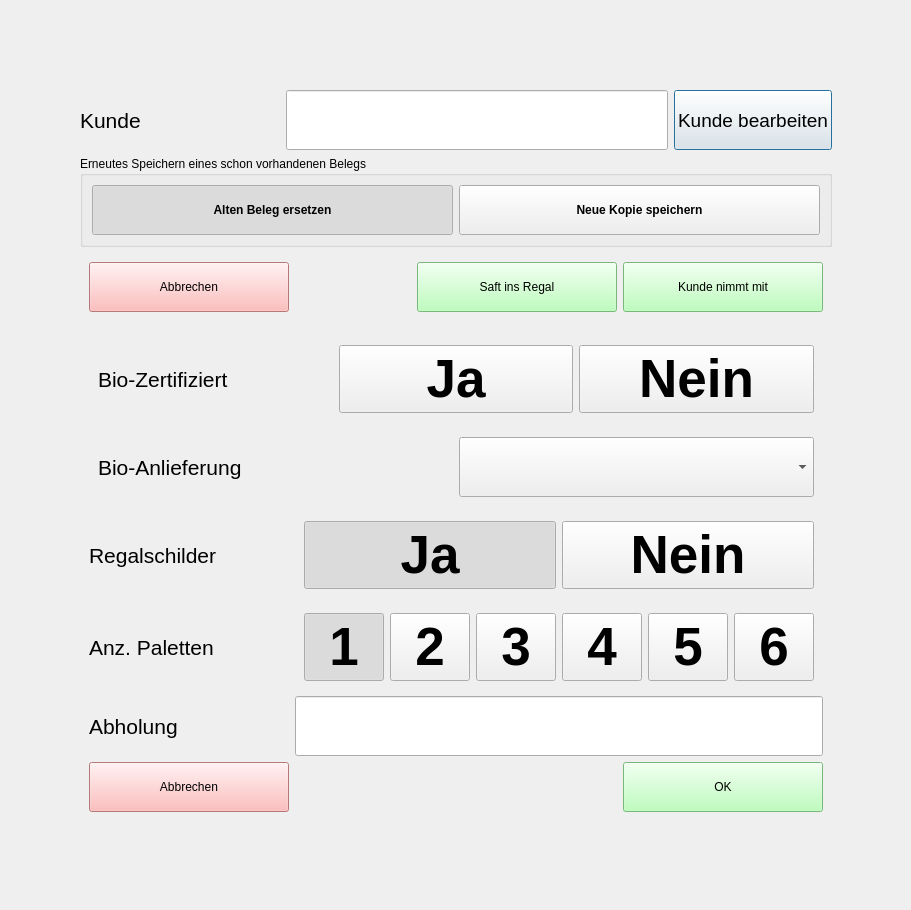
<?xml version="1.0" encoding="UTF-8"?>
<ui version="4.0">
 <class>SpeichernDialog</class>
 <widget class="QDialog" name="SpeichernDialog">
  <property name="geometry">
   <rect>
    <x>0</x>
    <y>0</y>
    <width>911</width>
    <height>910</height>
   </rect>
  </property>
  <property name="windowTitle">
   <string>Beleg speichern</string>
  </property>
  <property name="modal">
   <bool>true</bool>
  </property>
  <layout class="QGridLayout" name="gridLayout_3">
   <item row="0" column="1">
    <spacer name="verticalSpacer_2">
     <property name="orientation">
      <enum>Qt::Vertical</enum>
     </property>
     <property name="sizeHint" stdset="0">
      <size>
       <width>20</width>
       <height>12</height>
      </size>
     </property>
    </spacer>
   </item>
   <item row="1" column="0">
    <spacer name="horizontalSpacer_2">
     <property name="orientation">
      <enum>Qt::Horizontal</enum>
     </property>
     <property name="sizeHint" stdset="0">
      <size>
       <width>62</width>
       <height>20</height>
      </size>
     </property>
    </spacer>
   </item>
   <item row="1" column="1" colspan="2">
    <layout class="QVBoxLayout" name="verticalLayout">
     <item>
      <layout class="QHBoxLayout" name="horizontalLayout_3">
       <item>
        <widget class="QLabel" name="label_kundenname">
         <property name="sizePolicy">
          <sizepolicy hsizetype="Preferred" vsizetype="Fixed">
           <horstretch>0</horstretch>
           <verstretch>0</verstretch>
          </sizepolicy>
         </property>
         <property name="minimumSize">
          <size>
           <width>200</width>
           <height>60</height>
          </size>
         </property>
         <property name="font">
          <font>
           <pointsize>16</pointsize>
          </font>
         </property>
         <property name="autoFillBackground">
          <bool>true</bool>
         </property>
         <property name="text">
          <string>Kunde</string>
         </property>
        </widget>
       </item>
       <item>
        <widget class="QLineEdit" name="input_kundenname">
         <property name="minimumSize">
          <size>
           <width>0</width>
           <height>60</height>
          </size>
         </property>
         <property name="font">
          <font>
           <pointsize>24</pointsize>
           <weight>75</weight>
           <bold>true</bold>
          </font>
         </property>
         <property name="text">
          <string/>
         </property>
         <property name="readOnly">
          <bool>true</bool>
         </property>
        </widget>
       </item>
       <item>
        <widget class="QPushButton" name="button_kundendaten">
         <property name="minimumSize">
          <size>
           <width>0</width>
           <height>60</height>
          </size>
         </property>
         <property name="font">
          <font>
           <pointsize>14</pointsize>
          </font>
         </property>
         <property name="text">
          <string>Kunde bearbeiten</string>
         </property>
         <property name="icon">
          <iconset>
           <normaloff>../icons/pencil.png</normaloff>../icons/pencil.png</iconset>
         </property>
        </widget>
       </item>
      </layout>
     </item>
     <item>
      <widget class="QGroupBox" name="groupBox_ersetzen">
       <property name="title">
        <string>Erneutes Speichern eines schon vorhandenen Belegs</string>
       </property>
       <layout class="QHBoxLayout" name="horizontalLayout_2">
        <item>
         <widget class="QPushButton" name="button_ersetzen">
          <property name="minimumSize">
           <size>
            <width>0</width>
            <height>50</height>
           </size>
          </property>
          <property name="font">
           <font>
            <weight>75</weight>
            <bold>true</bold>
           </font>
          </property>
          <property name="text">
           <string>Alten Beleg ersetzen</string>
          </property>
          <property name="checkable">
           <bool>true</bool>
          </property>
          <property name="checked">
           <bool>true</bool>
          </property>
          <property name="autoExclusive">
           <bool>true</bool>
          </property>
         </widget>
        </item>
        <item>
         <widget class="QPushButton" name="button_neuSpeichern">
          <property name="minimumSize">
           <size>
            <width>0</width>
            <height>50</height>
           </size>
          </property>
          <property name="font">
           <font>
            <weight>75</weight>
            <bold>true</bold>
           </font>
          </property>
          <property name="text">
           <string>Neue Kopie speichern</string>
          </property>
          <property name="checkable">
           <bool>true</bool>
          </property>
          <property name="autoExclusive">
           <bool>true</bool>
          </property>
         </widget>
        </item>
       </layout>
      </widget>
     </item>
     <item>
      <widget class="QWidget" name="widget_regal" native="true">
       <layout class="QHBoxLayout" name="horizontalLayout_5">
        <item>
         <layout class="QHBoxLayout" name="layout_regal_2">
          <item>
           <widget class="QPushButton" name="button_abbrechen1">
            <property name="minimumSize">
             <size>
              <width>200</width>
              <height>50</height>
             </size>
            </property>
            <property name="styleSheet">
             <string notr="true">border-color: red; background-color: #faa;</string>
            </property>
            <property name="text">
             <string>Abbrechen</string>
            </property>
           </widget>
          </item>
          <item>
           <spacer name="horizontalSpacer">
            <property name="orientation">
             <enum>Qt::Horizontal</enum>
            </property>
            <property name="sizeHint" stdset="0">
             <size>
              <width>40</width>
              <height>20</height>
             </size>
            </property>
           </spacer>
          </item>
          <item>
           <widget class="QPushButton" name="button_regal">
            <property name="minimumSize">
             <size>
              <width>200</width>
              <height>50</height>
             </size>
            </property>
            <property name="styleSheet">
             <string notr="true">border-color: green; background-color: #afa;</string>
            </property>
            <property name="text">
             <string>Saft ins Regal</string>
            </property>
           </widget>
          </item>
          <item>
           <widget class="QPushButton" name="button_mitnehmen">
            <property name="minimumSize">
             <size>
              <width>200</width>
              <height>50</height>
             </size>
            </property>
            <property name="styleSheet">
             <string notr="true">border-color: green; background-color: #afa;</string>
            </property>
            <property name="text">
             <string>Kunde nimmt mit</string>
            </property>
           </widget>
          </item>
         </layout>
        </item>
       </layout>
      </widget>
     </item>
     <item>
      <widget class="QWidget" name="widget_regaldetails" native="true">
       <layout class="QGridLayout" name="gridLayout">
        <item row="3" column="0">
         <layout class="QGridLayout" name="layout_regal">
          <item row="0" column="0">
           <widget class="QLabel" name="label_kopfzeile_3">
            <property name="sizePolicy">
             <sizepolicy hsizetype="Preferred" vsizetype="Fixed">
              <horstretch>0</horstretch>
              <verstretch>0</verstretch>
             </sizepolicy>
            </property>
            <property name="minimumSize">
             <size>
              <width>200</width>
              <height>60</height>
             </size>
            </property>
            <property name="font">
             <font>
              <pointsize>16</pointsize>
             </font>
            </property>
            <property name="autoFillBackground">
             <bool>true</bool>
            </property>
            <property name="text">
             <string>Regalschilder</string>
            </property>
           </widget>
          </item>
          <item row="1" column="1">
           <widget class="QWidget" name="widget_2" native="true">
            <layout class="QHBoxLayout" name="horizontalLayout">
             <item>
              <widget class="QPushButton" name="button_1">
               <property name="sizePolicy">
                <sizepolicy hsizetype="Preferred" vsizetype="Preferred">
                 <horstretch>0</horstretch>
                 <verstretch>0</verstretch>
                </sizepolicy>
               </property>
               <property name="minimumSize">
                <size>
                 <width>70</width>
                 <height>60</height>
                </size>
               </property>
               <property name="font">
                <font>
                 <pointsize>40</pointsize>
                 <weight>75</weight>
                 <bold>true</bold>
                </font>
               </property>
               <property name="focusPolicy">
                <enum>Qt::NoFocus</enum>
               </property>
               <property name="autoFillBackground">
                <bool>false</bool>
               </property>
               <property name="text">
                <string>1</string>
               </property>
               <property name="shortcut">
                <string>1</string>
               </property>
               <property name="checkable">
                <bool>true</bool>
               </property>
               <property name="checked">
                <bool>true</bool>
               </property>
               <property name="autoExclusive">
                <bool>true</bool>
               </property>
              </widget>
             </item>
             <item>
              <widget class="QPushButton" name="button_2">
               <property name="sizePolicy">
                <sizepolicy hsizetype="Preferred" vsizetype="Preferred">
                 <horstretch>0</horstretch>
                 <verstretch>0</verstretch>
                </sizepolicy>
               </property>
               <property name="minimumSize">
                <size>
                 <width>70</width>
                 <height>60</height>
                </size>
               </property>
               <property name="font">
                <font>
                 <pointsize>40</pointsize>
                 <weight>75</weight>
                 <bold>true</bold>
                </font>
               </property>
               <property name="focusPolicy">
                <enum>Qt::NoFocus</enum>
               </property>
               <property name="autoFillBackground">
                <bool>false</bool>
               </property>
               <property name="text">
                <string>2</string>
               </property>
               <property name="shortcut">
                <string>2</string>
               </property>
               <property name="checkable">
                <bool>true</bool>
               </property>
               <property name="autoExclusive">
                <bool>true</bool>
               </property>
              </widget>
             </item>
             <item>
              <widget class="QPushButton" name="button_3">
               <property name="sizePolicy">
                <sizepolicy hsizetype="Preferred" vsizetype="Preferred">
                 <horstretch>0</horstretch>
                 <verstretch>0</verstretch>
                </sizepolicy>
               </property>
               <property name="minimumSize">
                <size>
                 <width>70</width>
                 <height>60</height>
                </size>
               </property>
               <property name="font">
                <font>
                 <pointsize>40</pointsize>
                 <weight>75</weight>
                 <bold>true</bold>
                </font>
               </property>
               <property name="focusPolicy">
                <enum>Qt::NoFocus</enum>
               </property>
               <property name="autoFillBackground">
                <bool>false</bool>
               </property>
               <property name="text">
                <string>3</string>
               </property>
               <property name="shortcut">
                <string>3</string>
               </property>
               <property name="checkable">
                <bool>true</bool>
               </property>
               <property name="autoExclusive">
                <bool>true</bool>
               </property>
              </widget>
             </item>
             <item>
              <widget class="QPushButton" name="button_4">
               <property name="sizePolicy">
                <sizepolicy hsizetype="Preferred" vsizetype="Preferred">
                 <horstretch>0</horstretch>
                 <verstretch>0</verstretch>
                </sizepolicy>
               </property>
               <property name="minimumSize">
                <size>
                 <width>50</width>
                 <height>60</height>
                </size>
               </property>
               <property name="font">
                <font>
                 <pointsize>40</pointsize>
                 <weight>75</weight>
                 <bold>true</bold>
                </font>
               </property>
               <property name="focusPolicy">
                <enum>Qt::NoFocus</enum>
               </property>
               <property name="autoFillBackground">
                <bool>false</bool>
               </property>
               <property name="text">
                <string>4</string>
               </property>
               <property name="shortcut">
                <string>4</string>
               </property>
               <property name="checkable">
                <bool>true</bool>
               </property>
               <property name="autoExclusive">
                <bool>true</bool>
               </property>
              </widget>
             </item>
             <item>
              <widget class="QPushButton" name="button_5">
               <property name="sizePolicy">
                <sizepolicy hsizetype="Preferred" vsizetype="Preferred">
                 <horstretch>0</horstretch>
                 <verstretch>0</verstretch>
                </sizepolicy>
               </property>
               <property name="minimumSize">
                <size>
                 <width>50</width>
                 <height>60</height>
                </size>
               </property>
               <property name="font">
                <font>
                 <pointsize>40</pointsize>
                 <weight>75</weight>
                 <bold>true</bold>
                </font>
               </property>
               <property name="focusPolicy">
                <enum>Qt::NoFocus</enum>
               </property>
               <property name="autoFillBackground">
                <bool>false</bool>
               </property>
               <property name="text">
                <string>5</string>
               </property>
               <property name="shortcut">
                <string>5</string>
               </property>
               <property name="checkable">
                <bool>true</bool>
               </property>
               <property name="autoExclusive">
                <bool>true</bool>
               </property>
              </widget>
             </item>
             <item>
              <widget class="QPushButton" name="button_6">
               <property name="sizePolicy">
                <sizepolicy hsizetype="Preferred" vsizetype="Preferred">
                 <horstretch>0</horstretch>
                 <verstretch>0</verstretch>
                </sizepolicy>
               </property>
               <property name="minimumSize">
                <size>
                 <width>50</width>
                 <height>60</height>
                </size>
               </property>
               <property name="font">
                <font>
                 <pointsize>40</pointsize>
                 <weight>75</weight>
                 <bold>true</bold>
                </font>
               </property>
               <property name="focusPolicy">
                <enum>Qt::NoFocus</enum>
               </property>
               <property name="autoFillBackground">
                <bool>false</bool>
               </property>
               <property name="text">
                <string>6</string>
               </property>
               <property name="shortcut">
                <string>5</string>
               </property>
               <property name="checkable">
                <bool>true</bool>
               </property>
               <property name="autoExclusive">
                <bool>true</bool>
               </property>
              </widget>
             </item>
            </layout>
           </widget>
          </item>
          <item row="0" column="1">
           <widget class="QWidget" name="widget" native="true">
            <layout class="QHBoxLayout" name="horizontalLayout_4">
             <item>
              <widget class="QPushButton" name="button_regalschild_ja">
               <property name="sizePolicy">
                <sizepolicy hsizetype="Preferred" vsizetype="Preferred">
                 <horstretch>0</horstretch>
                 <verstretch>0</verstretch>
                </sizepolicy>
               </property>
               <property name="minimumSize">
                <size>
                 <width>70</width>
                 <height>60</height>
                </size>
               </property>
               <property name="font">
                <font>
                 <pointsize>40</pointsize>
                 <weight>75</weight>
                 <bold>true</bold>
                </font>
               </property>
               <property name="focusPolicy">
                <enum>Qt::NoFocus</enum>
               </property>
               <property name="autoFillBackground">
                <bool>false</bool>
               </property>
               <property name="text">
                <string>Ja</string>
               </property>
               <property name="checkable">
                <bool>true</bool>
               </property>
               <property name="checked">
                <bool>true</bool>
               </property>
               <property name="autoExclusive">
                <bool>true</bool>
               </property>
              </widget>
             </item>
             <item>
              <widget class="QPushButton" name="button_regalschild_nein">
               <property name="sizePolicy">
                <sizepolicy hsizetype="Preferred" vsizetype="Preferred">
                 <horstretch>0</horstretch>
                 <verstretch>0</verstretch>
                </sizepolicy>
               </property>
               <property name="minimumSize">
                <size>
                 <width>70</width>
                 <height>60</height>
                </size>
               </property>
               <property name="font">
                <font>
                 <pointsize>40</pointsize>
                 <weight>75</weight>
                 <bold>true</bold>
                </font>
               </property>
               <property name="focusPolicy">
                <enum>Qt::NoFocus</enum>
               </property>
               <property name="autoFillBackground">
                <bool>false</bool>
               </property>
               <property name="text">
                <string>Nein</string>
               </property>
               <property name="checkable">
                <bool>true</bool>
               </property>
               <property name="autoExclusive">
                <bool>true</bool>
               </property>
              </widget>
             </item>
            </layout>
           </widget>
          </item>
          <item row="1" column="0">
           <widget class="QLabel" name="label_kopfzeile_2">
            <property name="sizePolicy">
             <sizepolicy hsizetype="Preferred" vsizetype="Fixed">
              <horstretch>0</horstretch>
              <verstretch>0</verstretch>
             </sizepolicy>
            </property>
            <property name="minimumSize">
             <size>
              <width>200</width>
              <height>60</height>
             </size>
            </property>
            <property name="font">
             <font>
              <pointsize>16</pointsize>
             </font>
            </property>
            <property name="autoFillBackground">
             <bool>true</bool>
            </property>
            <property name="text">
             <string>Anz. Paletten</string>
            </property>
           </widget>
          </item>
          <item row="2" column="1">
           <widget class="QLineEdit" name="input_abholung">
            <property name="minimumSize">
             <size>
              <width>0</width>
              <height>60</height>
             </size>
            </property>
            <property name="font">
             <font>
              <pointsize>24</pointsize>
              <weight>75</weight>
              <bold>true</bold>
             </font>
            </property>
            <property name="text">
             <string/>
            </property>
           </widget>
          </item>
          <item row="2" column="0">
           <widget class="QLabel" name="label_abholung">
            <property name="sizePolicy">
             <sizepolicy hsizetype="Preferred" vsizetype="Fixed">
              <horstretch>0</horstretch>
              <verstretch>0</verstretch>
             </sizepolicy>
            </property>
            <property name="minimumSize">
             <size>
              <width>200</width>
              <height>60</height>
             </size>
            </property>
            <property name="font">
             <font>
              <pointsize>16</pointsize>
             </font>
            </property>
            <property name="autoFillBackground">
             <bool>true</bool>
            </property>
            <property name="text">
             <string>Abholung</string>
            </property>
           </widget>
          </item>
         </layout>
        </item>
        <item row="4" column="0">
         <layout class="QHBoxLayout" name="layout_ok">
          <item>
           <widget class="QPushButton" name="button_abbrechen2">
            <property name="minimumSize">
             <size>
              <width>200</width>
              <height>50</height>
             </size>
            </property>
            <property name="styleSheet">
             <string notr="true">border-color: red; background-color: #faa;</string>
            </property>
            <property name="text">
             <string>Abbrechen</string>
            </property>
           </widget>
          </item>
          <item>
           <spacer name="horizontalSpacer_4">
            <property name="orientation">
             <enum>Qt::Horizontal</enum>
            </property>
            <property name="sizeHint" stdset="0">
             <size>
              <width>40</width>
              <height>20</height>
             </size>
            </property>
           </spacer>
          </item>
          <item>
           <widget class="QPushButton" name="button_ok">
            <property name="minimumSize">
             <size>
              <width>200</width>
              <height>50</height>
             </size>
            </property>
            <property name="styleSheet">
             <string notr="true">border-color: green; background-color: #afa;</string>
            </property>
            <property name="text">
             <string>OK</string>
            </property>
           </widget>
          </item>
         </layout>
        </item>
        <item row="1" column="0">
         <widget class="QWidget" name="widget_biodetails" native="true">
          <layout class="QGridLayout" name="gridLayout_4">
           <item row="0" column="0">
            <layout class="QGridLayout" name="gridLayout_2">
             <item row="1" column="1">
              <widget class="QComboBox" name="combo_bioanlieferung">
               <property name="minimumSize">
                <size>
                 <width>0</width>
                 <height>60</height>
                </size>
               </property>
               <property name="font">
                <font>
                 <pointsize>16</pointsize>
                </font>
               </property>
              </widget>
             </item>
             <item row="1" column="0">
              <widget class="QLabel" name="label_2">
               <property name="font">
                <font>
                 <pointsize>16</pointsize>
                </font>
               </property>
               <property name="text">
                <string>Bio-Anlieferung</string>
               </property>
              </widget>
             </item>
            </layout>
           </item>
          </layout>
         </widget>
        </item>
        <item row="0" column="0">
         <widget class="QWidget" name="widget_bio" native="true">
          <layout class="QHBoxLayout" name="horizontalLayout_6">
           <item>
            <widget class="QLabel" name="label_kopfzeile_4">
             <property name="sizePolicy">
              <sizepolicy hsizetype="Preferred" vsizetype="Fixed">
               <horstretch>0</horstretch>
               <verstretch>0</verstretch>
              </sizepolicy>
             </property>
             <property name="minimumSize">
              <size>
               <width>200</width>
               <height>60</height>
              </size>
             </property>
             <property name="font">
              <font>
               <pointsize>16</pointsize>
              </font>
             </property>
             <property name="autoFillBackground">
              <bool>true</bool>
             </property>
             <property name="text">
              <string>Bio-Zertifiziert</string>
             </property>
            </widget>
           </item>
           <item>
            <widget class="QPushButton" name="button_bio_ja">
             <property name="sizePolicy">
              <sizepolicy hsizetype="Preferred" vsizetype="Preferred">
               <horstretch>0</horstretch>
               <verstretch>0</verstretch>
              </sizepolicy>
             </property>
             <property name="minimumSize">
              <size>
               <width>70</width>
               <height>60</height>
              </size>
             </property>
             <property name="font">
              <font>
               <pointsize>40</pointsize>
               <weight>75</weight>
               <bold>true</bold>
              </font>
             </property>
             <property name="focusPolicy">
              <enum>Qt::NoFocus</enum>
             </property>
             <property name="autoFillBackground">
              <bool>false</bool>
             </property>
             <property name="text">
              <string>Ja</string>
             </property>
             <property name="checkable">
              <bool>true</bool>
             </property>
             <property name="checked">
              <bool>false</bool>
             </property>
             <property name="autoExclusive">
              <bool>true</bool>
             </property>
            </widget>
           </item>
           <item>
            <widget class="QPushButton" name="button_bio_nein">
             <property name="sizePolicy">
              <sizepolicy hsizetype="Preferred" vsizetype="Preferred">
               <horstretch>0</horstretch>
               <verstretch>0</verstretch>
              </sizepolicy>
             </property>
             <property name="minimumSize">
              <size>
               <width>70</width>
               <height>60</height>
              </size>
             </property>
             <property name="font">
              <font>
               <pointsize>40</pointsize>
               <weight>75</weight>
               <bold>true</bold>
              </font>
             </property>
             <property name="focusPolicy">
              <enum>Qt::NoFocus</enum>
             </property>
             <property name="autoFillBackground">
              <bool>false</bool>
             </property>
             <property name="text">
              <string>Nein</string>
             </property>
             <property name="checkable">
              <bool>true</bool>
             </property>
             <property name="autoExclusive">
              <bool>true</bool>
             </property>
            </widget>
           </item>
          </layout>
         </widget>
        </item>
       </layout>
      </widget>
     </item>
    </layout>
   </item>
   <item row="1" column="3">
    <spacer name="horizontalSpacer_3">
     <property name="orientation">
      <enum>Qt::Horizontal</enum>
     </property>
     <property name="sizeHint" stdset="0">
      <size>
       <width>61</width>
       <height>20</height>
      </size>
     </property>
    </spacer>
   </item>
   <item row="2" column="2">
    <spacer name="verticalSpacer">
     <property name="orientation">
      <enum>Qt::Vertical</enum>
     </property>
     <property name="sizeHint" stdset="0">
      <size>
       <width>20</width>
       <height>12</height>
      </size>
     </property>
    </spacer>
   </item>
  </layout>
  <zorder>horizontalSpacer_3</zorder>
  <zorder>verticalSpacer</zorder>
  <zorder>verticalSpacer_2</zorder>
 </widget>
 <resources/>
 <connections/>
</ui>
